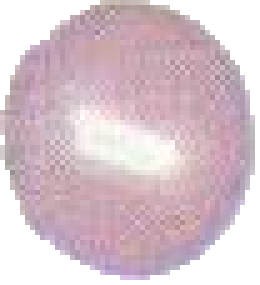
#> input picture homework4/uab curated/0/101_29-14.png, 52 x 57 px (shown 5 times larger); its folder holds 4 pictures in this run
$ jupyter execute --allow-errors analysis.ipynb
#> lines starting #> are read from the running program, lines starting #| are printed output that depends on the picture
CS 641
Homework 4
Paul Abers
November 13, 2020

[cell 1]
import os
import glob
import numpy as np
import matplotlib.pyplot as plt
import pandas as pd
import imageio
from PIL import Image, ImageOps
from sklearn.decomposition import PCA
from sklearn.svm import SVC
from sklearn.ensemble import RandomForestClassifier
from sklearn.ensemble import BaggingClassifier

[cell 2]
def get_histogram(images, scale):
    if scale == "rgb":
        colors = "rgb"
        pixel_vals = {"r":[], "g":[], "b":[]}
    else:
        colors = "k"
        pixel_vals = {"k":[]}
    for i in range(len(images)):
        for j in range(len(images[i][0])):
            for k in range(len(images[i][0][j])):
                for idx, color in enumerate(colors):
                    if color != "k":
                        pixel_vals[color].append(images[i][0][j][k][idx])
                    else:
                        pixel_vals[color].append(images[i][0][j][k])
    return pixel_vals

[cell 3]
def plot_histograms(images, scale="rgb"):
    if scale == "rgb":
        colors = "rgb"
        num_plots = 3
    else:
        colors = "k"
        num_plots = 1
    pixel_vals = get_histogram(images, scale)
    fig, ax = plt.subplots(num_plots, figsize=(18,18))
    fig.suptitle("Histogram of Pixel Values")

    for i, color in enumerate(colors):
        if color != "k":
            ax[i].hist(pixel_vals[color], bins="auto")
            ax[i].set_xlabel("Pixel Value")
            ax[i].set_ylabel("Count")
            ax[i].set_title(f"{color} histogram")
        else:
            ax.set_xlabel("Pixel Value")
            ax.set_ylabel("Count")
            ax.set_title(f"{color} histogram")
            ax.hist(pixel_vals[color], bins="auto")

First let's read in the data and plot histograms for both RGB and Grey-scaled data to get a first look at the data.

[cell 4]
images_0 = []
for image_path in glob.glob(os.path.join(os.getcwd(), "uab curated/0/*.png"), ):
    img = np.array(Image.open(image_path))
#> img is the input picture: shape (57, 52, 3); mean R, G, B 215.9, 195.9, 204.2
    images_0.append((img, 0))
#> pass 2 of the loop `for image_path in glob.glob(os.path.join(os.getcwd(), "uab curated/0/*..`:
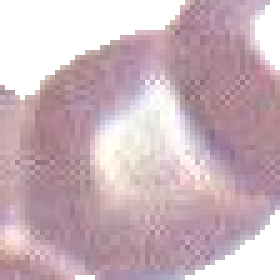
#> input picture homework4/uab curated/0/10_93-10.png, 56 x 56 px (shown 5 times larger)
#> img is the input picture: shape (56, 56, 3); mean R, G, B 203.1, 179.3, 187.7
#> pass 3 of the loop `for image_path in glob.glob(os.path.join(os.getcwd(), "uab curated/0/*..`:
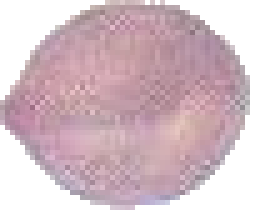
#> input picture homework4/uab curated/0/114_229-2.png, 51 x 43 px (shown 5 times larger)
#> img is the input picture: shape (43, 51, 3); mean R, G, B 211.3, 187.8, 195.8
#> the loop made 4 passes; the first 3 are shown
images_1 = []
#> images_1 = []
for image_path in glob.glob(os.path.join(os.getcwd(), "uab curated/1/*.png")):
    img = np.array(Image.open(image_path))
    images_1.append((img, 1))
images_rgb = images_0 + images_1

[cell 5]
images_0 = []
for image_path in glob.glob(os.path.join(os.getcwd(), "uab curated/0/*.png"), ):
    img = np.array(Image.open(image_path).convert("L"))
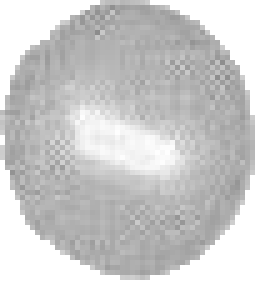
#> img: shape (57, 52) (shown 5 times larger); min 140, max 255, mean 202.8
    images_0.append((img, 0))
#> pass 2 of the loop `for image_path in glob.glob(os.path.join(os.getcwd(), "uab curated/0/*..`:
#> pass 3 of the loop `for image_path in glob.glob(os.path.join(os.getcwd(), "uab curated/0/*..`:
#> the loop made 4 passes; the first 3 are shown
images_1 = []
for image_path in glob.glob(os.path.join(os.getcwd(), "uab curated/1/*.png")):
    img = np.array(Image.open(image_path).convert("L"))
    images_1.append((img, 1))
images_grey = images_0 + images_1

[cell 6]
print(len(images_0))
print(len(images_1))
#| 0

Note that the dataset is not quite balanced, we will address this later.

[cell 7]
plot_histograms(images_rgb)
plot_histograms(images_grey, "grey")
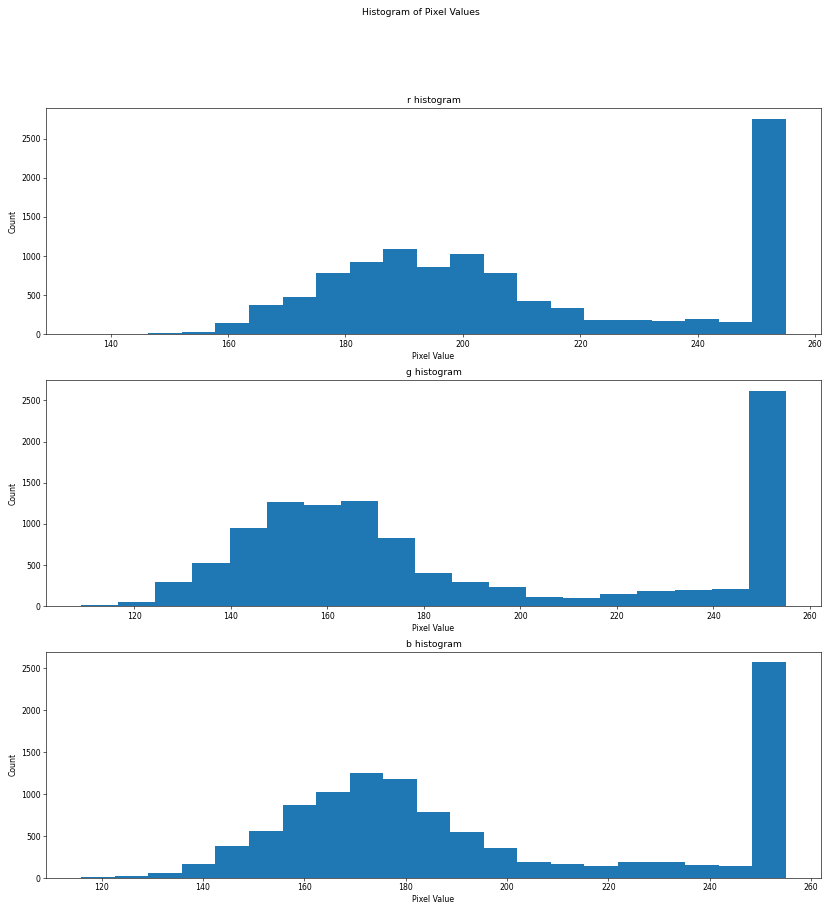
#> figure drawn by matplotlib, 3 panels; panel 1: tallest bar 2753 high, from x = 249.3 to 255; panel 2: tallest bar 2619 high, from x = 247.3 to 255; panel 3: tallest bar 2573 high, from x = 248.4 to 255
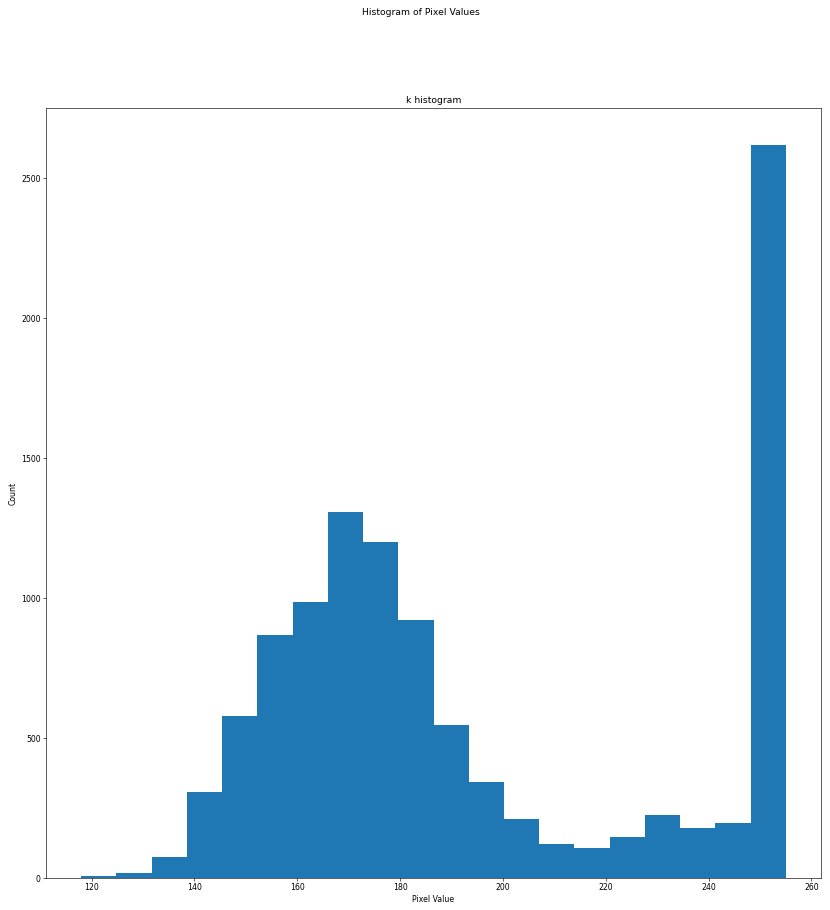
#> figure drawn by matplotlib, 1 panel; tallest bar 2620 high, from x = 248.2 to 255

It appears that the grey-scaling the image could be helpful, let's try and learn on each and see how we do. First, it is clear that most values are white (255). This would mean that most datapoints are not useful. A basis transformation could help with learning by aligning our components onto more meaningful vectors. So PCA would seem to be a smart option here.

#> (a cell that did not finish here is left out)

Here, we see each image is of a different size, where we need a consistent size for all of our images. Let's re-read the data so that we can resize each image to a consistent size. I will choose a square size of 64x64 for each image.

[cell 9]
images_0 = []
images_0_rgb = []
for image_path in glob.glob(os.path.join(os.getcwd(), "uab curated/0/*.png")):
    img = np.array(Image.open(image_path).convert("L").resize((64,64)))
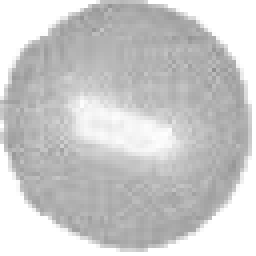
#> img: shape (64, 64) (shown 4 times larger); min 143, max 255, mean 202.6
    images_0.append((img, 0))
    img_rgb = np.array(Image.open(image_path).resize((64,64)))
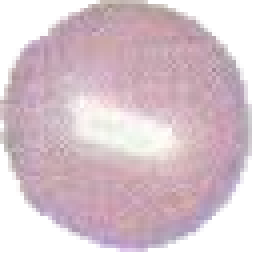
#> img_rgb: shape (64, 64, 3) (shown 4 times larger); mean R, G, B 215.7, 195.7, 204.1
    images_0_rgb.append((img_rgb, 0))
#> pass 2 of the loop `for image_path in glob.glob(os.path.join(os.getcwd(), "uab curated/0/*..`:
#> `img = np.array(Image.open(image_path).convert("L").resize((64,64)))`:
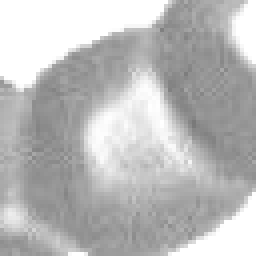
#> img: shape (64, 64) (shown 4 times larger); min 121, max 255, mean 187.3
#> `img_rgb = np.array(Image.open(image_path).resize((64,64)))`:
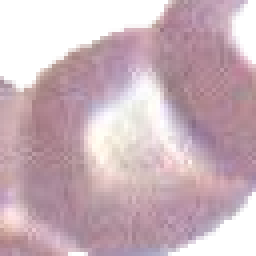
#> img_rgb: shape (64, 64, 3) (shown 4 times larger); mean R, G, B 203, 179.2, 187.7
#> pass 3 of the loop `for image_path in glob.glob(os.path.join(os.getcwd(), "uab curated/0/*..`:
#> `img = np.array(Image.open(image_path).convert("L").resize((64,64)))`:
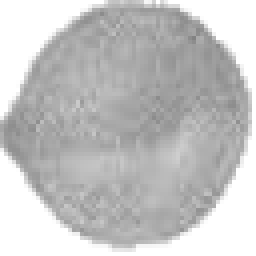
#> img: shape (64, 64) (shown 4 times larger); min 130, max 255, mean 195.6
#> `img_rgb = np.array(Image.open(image_path).resize((64,64)))`:
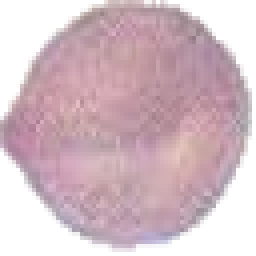
#> img_rgb: shape (64, 64, 3) (shown 4 times larger); mean R, G, B 211.1, 187.6, 195.6
#> the loop made 4 passes; the first 3 are shown
images_1 = []
images_1_rgb = []
for image_path in glob.glob(os.path.join(os.getcwd(), "uab curated/1/*.png")):
    img = np.array(Image.open(image_path).convert("L").resize((64,64)))
    images_1.append((img, 1))
    img_rgb = np.array(Image.open(image_path).resize((64,64)))
    images_1_rgb.append((img_rgb, 1))
images_grey_resized  = images_0 + images_1
images_rgb_resized  = images_0_rgb + images_1_rgb

#> (a cell that did not finish here is left out)

Now, we have a consistent input shape into a learning process.

[cell 11]
imgs_rgb = []
imgs_grey = []
classes = []
zeroes = []
ones = []
for index, img in enumerate(images_rgb_resized):
    imgs_rgb.append(img[0].flatten())
    imgs_grey.append(images_grey_resized[index][0].flatten())
    classes.append(img[1])
    if img[1] == 0:
        zeroes.append(index)
    else:
        ones.append(index)
imgs_rgb = np.array(imgs_rgb)
imgs_grey = np.array(imgs_grey)
classes = np.array(classes)

Now, we need to perform PCA. It is important to note here that we do not need to scale the data since it is already on a consistent, predefined scale ([0-255]) and so we can leave the data as is.

[cell 12]
pca_rgb = PCA()
pca_rgb.fit(imgs_rgb)
print(len(pca_rgb.explained_variance_ratio_))

There are 2565 components, but many of them may just be noise. Let's take only those components who contribute to at least 0.1% of the variance in the data. Which should shrink our dataset down significantly to reduce computation time.

[cell 13]
pca_grey = PCA()
pca_grey.fit(imgs_grey)

[cell 14]
variance_break = 0.1
for i, evr in enumerate(pca_rgb.explained_variance_ratio_):
    if evr * 100 < variance_break:
        var_index_break_rgb = i
        print(i)
        break

[cell 15]
variance_break = 0.1
for i, evr in enumerate(pca_grey.explained_variance_ratio_):
    if evr * 100 < variance_break:
        var_index_break_grey = i
        print(i)
        break

With pca, we are able to decrease the number of dimensions from 2565 down to only 85.

[cell 16]
pca_rgb = PCA(n_components=var_index_break_rgb)
pca_rgb.fit(imgs_rgb)
imgs_rgb_pca = pca_rgb.transform(imgs_rgb)

[cell 17]
pca_grey = PCA(n_components=var_index_break_grey)
pca_grey.fit(imgs_grey)
imgs_grey_pca = pca_grey.transform(imgs_grey)

Now, let's split the data into train, val, test data sets for learning. It is important to retain the same distribution of classes in the train, val and test datasets so we will sample from each class separately and then combine into one full dataset.

[cell 18]
def train_val_test_split(train, val, test, zeroes, ones, seed=42):
    np.random.seed(seed)
    shuf_zeroes = np.random.shuffle(zeroes)
    shuf_ones = np.random.shuffle(ones)

    train_zeroes_stop = int(train*len(zeroes))
    val_zeroes_stop = int(val*len(zeroes)) + train_zeroes_stop

    train_ones_stop = int(train*len(ones))
    val_ones_stop = int(val*len(ones)) + train_ones_stop

    train_zeroes = zeroes[:train_zeroes_stop]
    if val != 0:
        val_zeroes = zeroes[train_zeroes_stop:val_zeroes_stop]
        test_zeroes = zeroes[val_zeroes_stop:]
    else:
        val_zeroes = []
        test_zeroes = zeroes[val_zeroes_stop:]

    train_ones = ones[:train_ones_stop]
    if val != 0:
        val_ones = ones[train_ones_stop:val_ones_stop]
        test_ones = ones[val_ones_stop:]
    else:
        val_ones = []
        test_ones = ones[val_ones_stop:]

    train_indices = train_zeroes + train_ones
    val_indices = val_zeroes + val_ones
    test_indices = test_zeroes + test_ones

    return train_indices, val_indices, test_indices

[cell 19]
train_idx, val_idx, test_idx = train_val_test_split(0.5, 0.25, 0.25, zeroes, ones)

[cell 20]
data = {}
for color in ["rgb", "grey"]:
    if color == "rgb":
        imgs_pca = imgs_rgb_pca
    else:
        imgs_pca = imgs_grey_pca

    train_data = imgs_pca[train_idx]
    val_data = imgs_pca[val_idx]
    test_data = imgs_pca[test_idx]

    data[color] = train_data, val_data, test_data

train_class = classes[train_idx]
val_class = classes[val_idx]
test_class = classes[test_idx]

Now, lets use a simple svm to see an unoptimized classifier on grey and rgb data.

[cell 21]
svm_rgb = SVC(kernel="rbf", gamma='scale')
#> (the rest of this cell did not finish here and is left out)

[cell 22]
svm_grey = SVC(kernel="rbf", gamma='scale')
#> (the rest of this cell did not finish here and is left out)

It appears the grey-scaling was not effective. We will stick with the rgb data from here on out. Now, let's see how a random forest classifier performs on the dataset.

[cell 23]
rf_val_scores = []
rf_train_scores = []
for max_depth in range(1, 15):
    rf = RandomForestClassifier(n_estimators=100, max_depth=max_depth, random_state=0)
    rf.fit(data["rgb"][0], train_class)
    rf_train_scores.append(1-rf.score(data["rgb"][0], train_class))
    rf_val_scores.append(1-rf.score(data["rgb"][1], val_class))

[cell 24]
_ = plt.figure(figsize=(18,18))
_ = plt.title("Error vs Max Depth")
_ = plt.xlabel("Max Depth")
_ = plt.ylabel("Error")
_ = plt.plot([*range(1, 15)], rf_val_scores, label="val")
_ = plt.plot([*range(1, 15)], rf_train_scores, label="train")
_ = plt.legend()
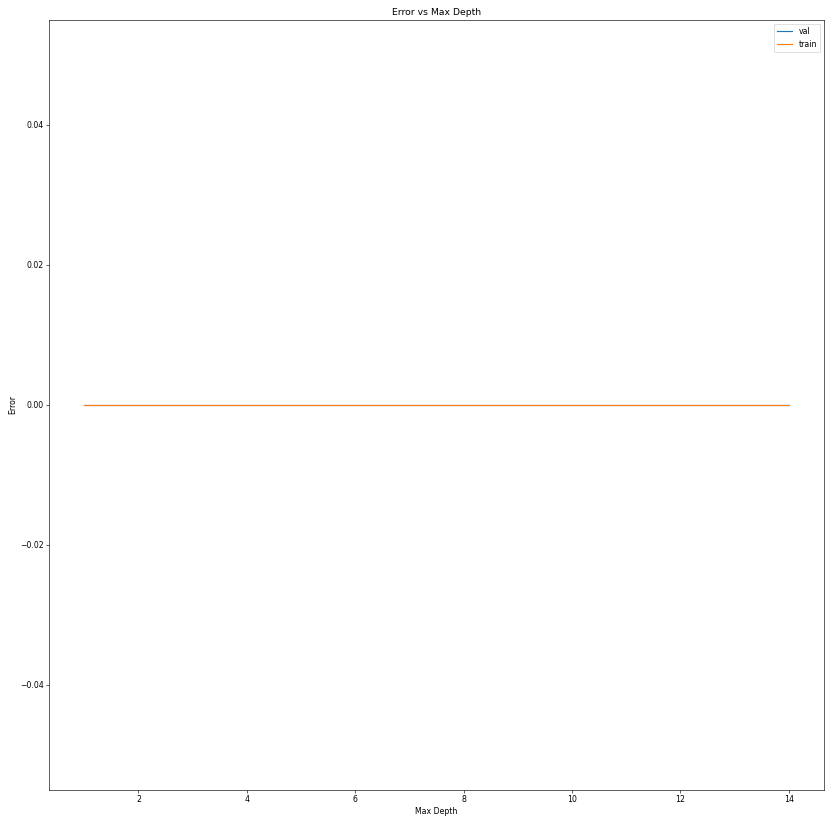
#> figure drawn by matplotlib, 1 panel
